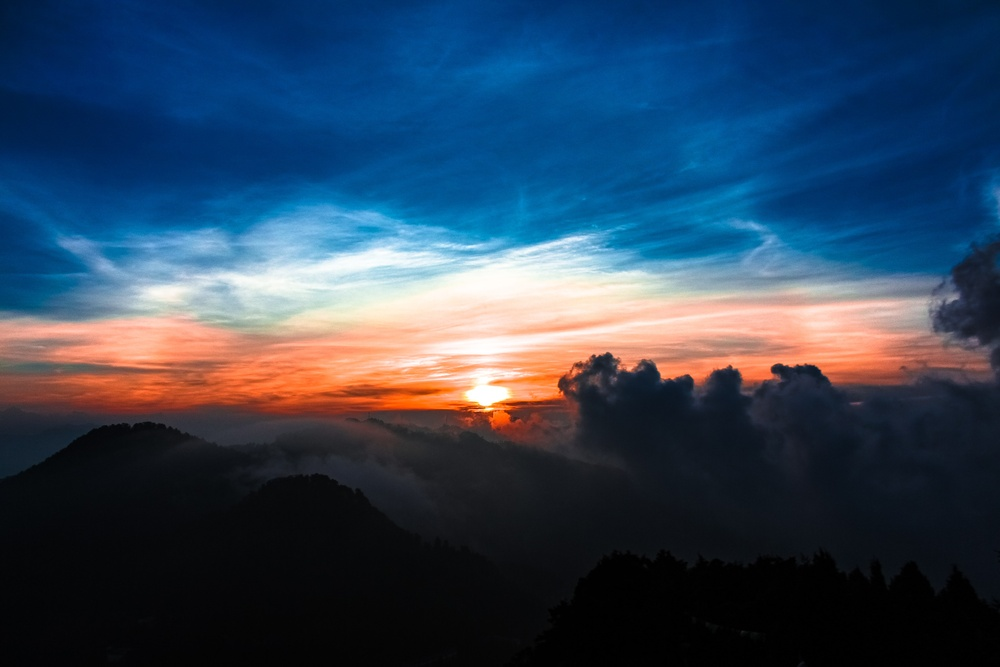
#> input picture abcd.jpg, 1000 x 667 px, shrunk from 5184 x 3456 before the run, found by its file name
$ python ic_test.py
#> lines starting #> are read from the running program, lines starting #| are printed output that depends on the picture
import numpy as np
import cv2
import datetime
np.seterr(divide='ignore', invalid='ignore')

t1 = datetime.datetime.now()
img = cv2.imread(r'C:\Users\S B Patil\Desktop\EXP\Amygdale\abcd.jpg') #<------just change the image location, nothing else
#> img is the input picture: shape (667, 1000, 3); mean B, G, R 89.1, 67.7, 48.9
x_2d = img[:,:,0] #blue channel
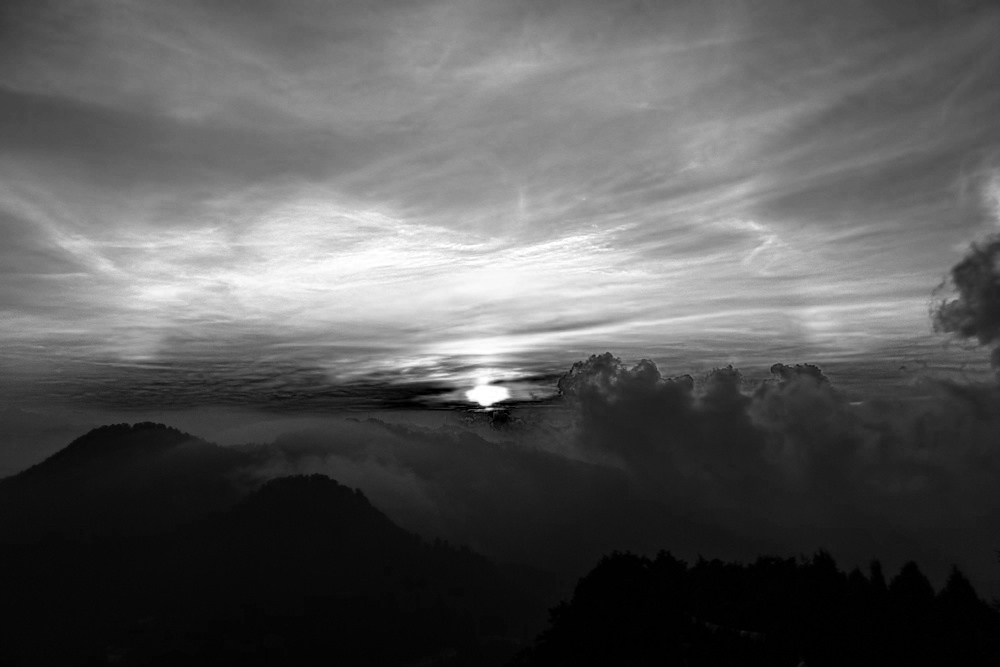
#> x_2d: shape (667, 1000); min 0, max 255, mean 89.1
y_2d = img[:,:,1] #green channel
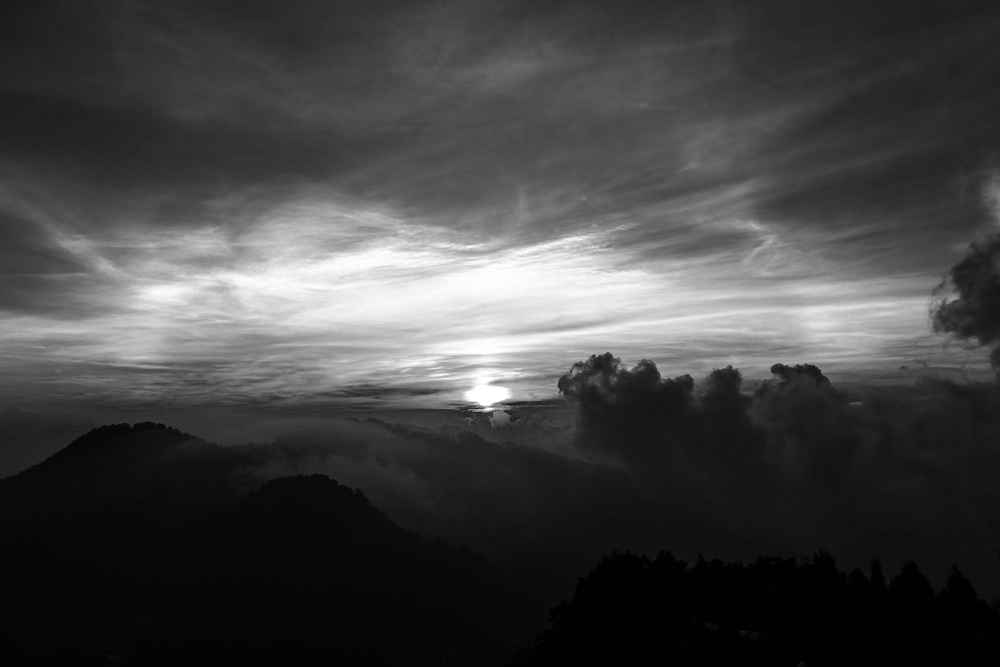
#> y_2d: shape (667, 1000); min 0, max 255, mean 67.7
z_2d = img[:,:,2] #red channel
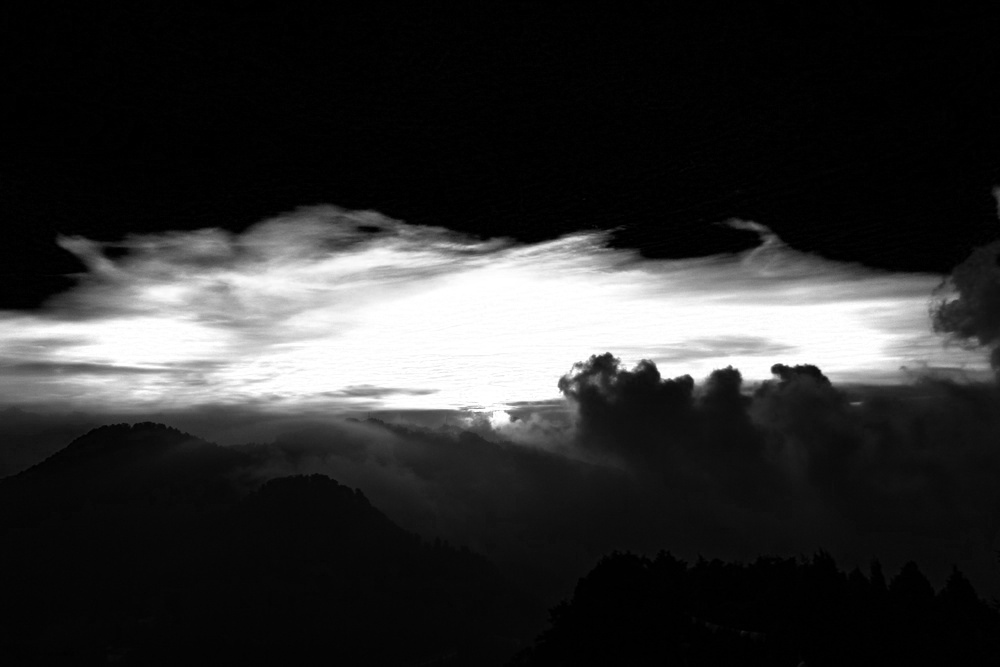
#> z_2d: shape (667, 1000); min 0, max 255, mean 48.9

A = img.reshape(img.shape[0]*img.shape[1],3)
print(len(A))
#| 667000
z = np.zeros([1, 3], dtype = int)
A1 = np.vstack((A,z))
A2 = np.vstack((z, A))

CompArr = A1==A2
TruArr = np.matrix([True,True,True])
sum1 = sum(CompArr == TruArr)
#> sum1 = [[310273, 316356, 342505]]
print(sum1)
#| [[310273 316356 342505]]

$ run again, with 720img.jpg copied over abcd.jpg
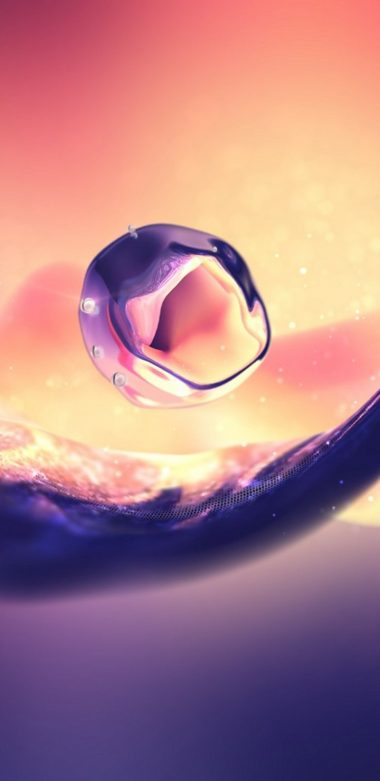
#> input picture 720img.jpg, 380 x 781 px, found by its file name
#> img is the input picture: shape (781, 380, 3); mean B, G, R 136.7, 127.7, 177
#> `y_2d = img[:,:,1]`:
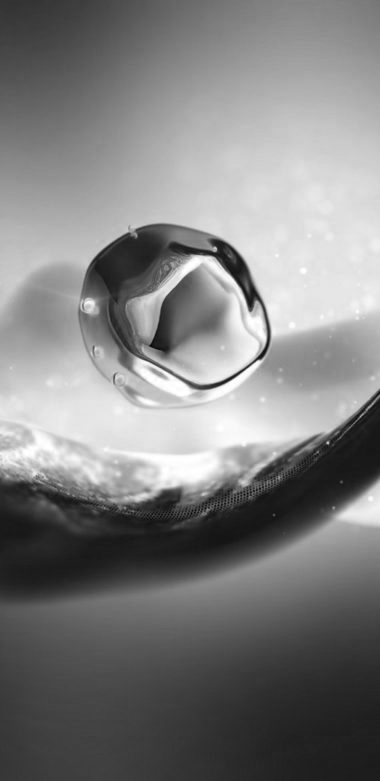
#> y_2d: shape (781, 380); min 0, max 255, mean 127.7
#> `z_2d = img[:,:,2]`:
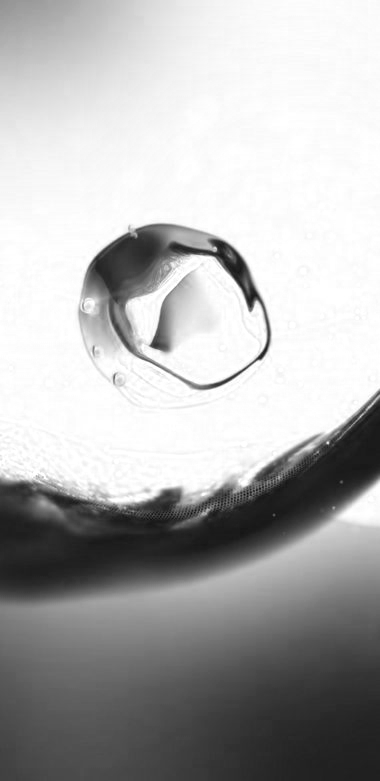
#> z_2d: shape (781, 380); min 14, max 255, mean 177
#| 296780
#> sum1 = [[165685, 165389, 172338]]
#| [[165685 165389 172338]]
